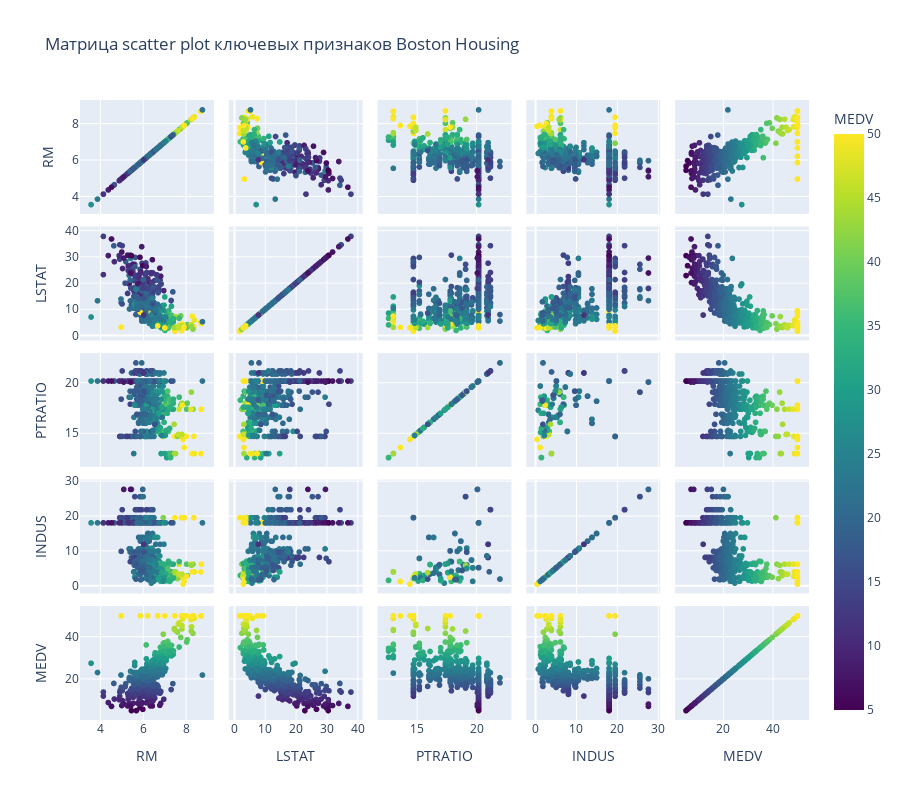

Notebook source saved alongside this figure:
### Code cell
# Более детальный анализ ключевых признаков
key_features = ['RM', 'LSTAT', 'PTRATIO', 'INDUS']  # Выбранные ключевые признаки

# Матрица scatter plots
# px.scatter_matrix: создает матрицу scatter plots для выбранных измерений
# dimensions: список колонок для анализа
# color='MEDV': цвет точек based on цены
# color_continuous_scale: цветовая шкала
# title: заголовок графика

fig = px.scatter_matrix(df, 
                        dimensions=key_features + ['MEDV'],
                        title='Матрица scatter plot ключевых признаков Boston Housing',
                        color='MEDV',
                        color_continuous_scale='viridis',
                        height=800)  # высота графика
fig.show()

### Figure 1 — Plotly figure (JSON) as saved in the notebook; plotly's stock layout.template omitted (floating-point values rounded to 4 significant figures; data arrays with more than 128 entries replaced by an {"elided": "..."} marker saying what was removed)
{"data": [{"dimensions": [{"axis": {"matches": true}, "label": "RM", "values": {"elided": "505 float values"}}, {"axis": {"matches": true}, "label": "LSTAT", "values": {"elided": "505 float values"}}, {"axis": {"matches": true}, "label": "PTRATIO", "values": {"elided": "505 float values"}}, {"axis": {"matches": true}, "label": "INDUS", "values": {"elided": "505 float values"}}, {"axis": {"matches": true}, "label": "MEDV", "values": {"elided": "505 float values"}}], "hovertemplate": "%{xaxis.title.text}=%{x}<br>%{yaxis.title.text}=%{y}<br>MEDV=%{marker.color}<extra></extra>", "legendgroup": "", "marker": {"color": {"elided": "505 float values"}, "coloraxis": "coloraxis", "symbol": "circle"}, "name": "", "showlegend": false, "type": "splom"}], "layout": {"coloraxis": {"colorbar": {"title": {"text": "MEDV"}}, "colorscale": [[0, "#440154"], [0.1111, "#482878"], [0.2222, "#3e4989"], [0.3333, "#31688e"], [0.4444, "#26828e"], [0.5556, "#1f9e89"], [0.6667, "#35b779"], [0.7778, "#6ece58"], [0.8889, "#b5de2b"], [1, "#fde725"]]}, "dragmode": "select", "height": 800, "legend": {"tracegroupgap": 0}, "title": {"text": "Матрица scatter plot ключевых признаков Boston Housing"}}}
